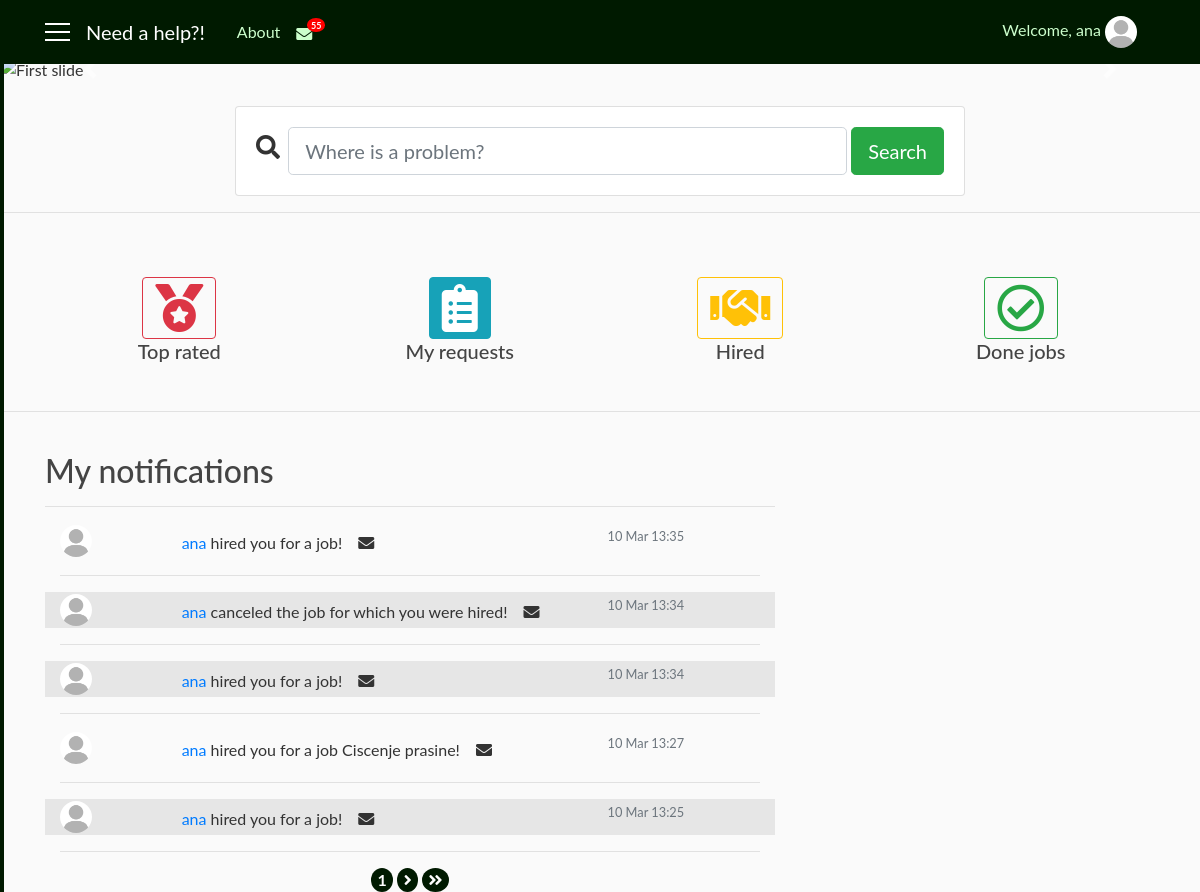
Page /notifications_repairman/3 (signed in) on the earlier database version.
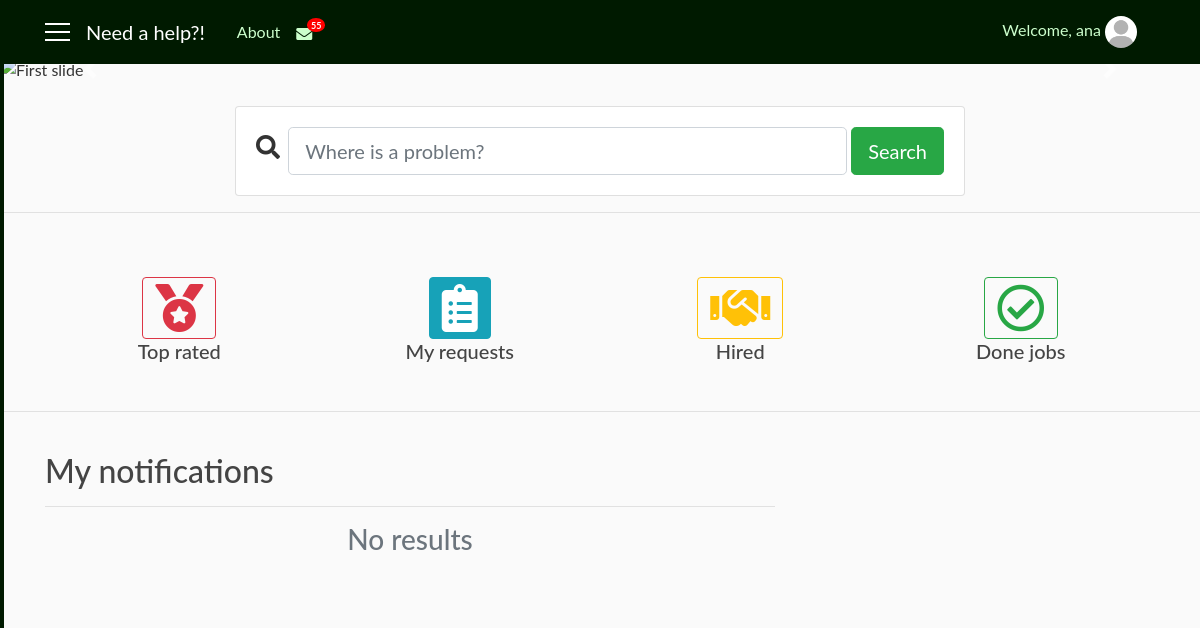
Same page on the later database version.
### user/models.py (models this page shows, shortened)
class RepairmanNotifications(models.Model):
    repairman = models.ForeignKey(User, on_delete=models.CASCADE)
    notification = models.CharField(max_length=1000)
    date = models.DateTimeField(auto_now_add=True)
    seen = models.BooleanField(default=False)
    remove = models.BooleanField(default=False)

### need_a_help_app/views.py (the view)
# urls.py: path('notifications_repairman/<int:pk>', views.NotificationsRepairmanListView.as_view(), name='notifications_repairman'),
class NotificationsRepairmanListView(LoginRequiredMixin, ListView):
    model = RepairmanNotifications
    template_name = 'need_a_help_app/notifications_repairman.html'
    context_object_name = 'notif'
    paginate_by = 5
    def get_queryset(self):
        user = get_object_or_404(User, pk=self.kwargs.get('pk'))
        return RepairmanNotifications.objects.filter(repairman=user).order_by('-date')
    def get_context_data(self, **kwargs):
        context_data = super(NotificationsRepairmanListView, self).get_context_data(**kwargs)
        users = User.objects.all()
        us = self.request.user
        not_r = RepairmanNotifications.objects.filter(repairman=us, remove=False).order_by('-date')
        not_rep = RepairmanNotifications.objects.filter(repairman=us, seen=False).count()
        context_data['us'] = users
        context_data['not_r'] = not_r
        context_data['not_rep'] = not_rep
        return context_data

### need_a_help_app/templates/need_a_help_app/notifications_repairman.html (shortened to what this page needs)
{% extends 'need_a_help_app/base.html' %}
{% block mess_client %}
        <span class="badge badge-notify-mess">55</span>
{% endblock %}
{% block content %}
   <h2 class="pt-4">My notifications</h2>
   <hr width="100%">
   {% if notif %}
        <div class='container'>
           {% for n in notif %}
                {% if not n.seen %}
                    <div class="row not_seen" onclick="location.href=&quot;{% url 'requests_repairman' user.id %}?not={{ n.id }}&quot;;">
                        {% autoescape off %}{{ n.notification }}{% endautoescape %}
                        <div class="col-sm-3 col-md-3 col-lg-3">
                            <small class="text-secondary text-muted">{{ n.date|date:'d M H:i' }}</small>
                        </div>
                    </div>
                {% else %}
                    <div class='row not_row' style='cursor: pointer;' onclick="location.href=&quot;{% url 'requests_repairman' user.id %}?not={{ n.id }}&quot;;">
                        {% autoescape off %}{{ n.notification }}{% endautoescape %}
                        <div class="col-sm-3 col-md-3 col-lg-3">
                            <small class="text-secondary text-muted">{{ n.date|date:'d M H:i' }}</small>
                        </div>
                    </div>
                {% endif %}
                <hr width=100%>
           {% endfor %}
        </div>
   {% else %}
    <h3 class="text-secondary text-muted" align="center">No results</h3>
   {% endif %}
   <div class="container" align="center">
        <div class="row">
            <div class="col-sm-12 col-md-12 col-lg-12 align-items-center justify-content" style="margin: auto">
                {% if is_paginated %}
                    {% for i in page_obj.paginator.page_range %}
                        {% if page_obj.number == i %}
                            <a href="?page={{ i }}"><span class="badge badge-pag">{{ i }}</span></a>
                        {% elif num > page_obj.number|add:'-3' and num < page_obj.number|add:'3' %}
                            <a href="?page={{ i }}"><span class="badge badge-pag">{{ i }}</span></a>
                        {% endif %}
                    {% endfor %}
                    {% if page_obj.has_next %}
                        <a href="?page={{ page_obj.next_page_number }}"><span class="badge badge-pag"><i class="fas fa-angle-right"></i></span></a>
                        <a href="?page={{ page_obj.paginator.num_pages }}"><span class="badge badge-pag"><i class="fas fa-angle-double-right"></i></span></a>
                    {% endif %}
                {% endif %}
            </div>
        </div>
   </div>
{% endblock %}

### need_a_help_app/templates/need_a_help_app/base.html (shortened to what this page needs)
{% load static %}
<!DOCTYPE html>
<html>
    <head>
        <link rel="stylesheet" href="https://maxcdn.bootstrapcdn.com/bootstrap/4.0.0/css/bootstrap.min.css">
        <link rel="stylesheet" href="https://use.fontawesome.com/releases/v5.7.2/css/all.css">
        <link rel="stylesheet" type="text/css" href="{% static 'need_a_help_app/style.css' %}">
    </head>
    <body>
      <div id="wrapper">
          {% if user.is_authenticated and user.profile.role == 'client' %}
            <div id="sidebar-wrapper">
                <ul class="sidebar-nav">
                    <div class="list-group pt-2 d-none d-sm-none d-md-block d-lg-block">
                      <a class="list-group-item sb" href="{% url 'main' %}">&nbsp; Home</a>
                      <a class="list-group-item sb" href="{% url 'inbox' user.id %}">&nbsp; Messages</a>
                      <a class="list-group-item sb" href="{% url 'notifications_client' user.id %}">&nbsp; My notifications</a>
                      <a class="list-group-item sb" href="{% url 'profile' user.id %}">&nbsp; Settings</a>
                      <a class="list-group-item sb" href="{% url 'favorites' %}">&nbsp; My favourites</a>
                    </div>
                </ul>
            </div>
          {% endif %}
          <header class="site-header">
            <nav class="navbar navbar-expand-md navbar-dark bg-steel fixed-top">
              <div class="container">
                {% if user.is_authenticated %}
                  <a href='#' id='menu-toggle'><div class='menu-icon'></div>
                                  <div class='menu-icon'></div>
                                  <div class='menu-icon'></div></a>
                  <a class="navbar-brand mr-4 ml-3" href="{% url 'main' %}">Need a help?!</a>
                {% else %}
                  <a class="navbar-brand mr-4" href="#">Need a help?!</a>
                  <button class="navbar-toggler" type="button" data-toggle="collapse" data-target="#navbarToggle" aria-controls="navbarToggle" aria-expanded="false" aria-label="Toggle navigation">
                    <span class="navbar-toggler-icon"></span>
                  </button>
                {% endif %}
                <div class="collapse navbar-collapse" id="navbarToggle">
                  <div class="navbar-nav mr-auto">
                    <a class="nav-item nav-link" href="{% url 'home' %}">About</a>
                    {% if user.is_authenticated %}
                      <div  class="collapse navbar-collapse hidden-xs">
                        <i class="nav-item nav-link fas fa-envelope mt-1"></i>
                        {% block mess_client %}{% endblock %}
                      </div>
                    {% else %}
                      <div class="d-sm-block d-md-none">
                        <a class="nav-item nav-link" href="{% url 'login' %}">Login</a>
                        <a class="nav-item nav-link" href="{% url 'register' %}">Register</a>
                      </div>
                    {% endif %}
                  </div>
                </div>
                  <div class="navbar-nav">
                    {% if user.is_authenticated %}
                      <div class="collapse navbar-collapse hidden-xs">
                          <span class="nav-item nav-link">Welcome, {{ user.username }}
                            <img class="rounded-circle navbar-img popOver" data-title="Logged in as {{ user.profile.role }}" data-content="
                                <a class='list-group-item sb' href='{% url 'info' user.id %}'><i class='fa fa-user fa-fw' aria-hidden='true'></i>&nbsp; My profile</a>
                                <a class='list-group-item sb' href='{% url 'logout' %}'><i class='fas fa-power-off'></i>&nbsp Logout</a>" data-placement="bottom" data-html="true" data-toggle="popover" data-container="body" data-trigger="click" src="{{ user.profile.photo.url }}">
                          </span>
                      </div>
                    {% else %}
                      <div class="collapse navbar-collapse">
                        <a class="nav-item nav-link" href="{% url 'login' %}">Login</a>
                        <a class="nav-item nav-link" href="{% url 'register' %}">Register</a>
                      </div>
                    {% endif %}
                  </div>
              </div>
            </nav>
          </header>
          <div id="page-content-wrapper">
            {% if user.is_authenticated and user.profile.role == 'client' %}
              {% block app_client %}
                <div id="carouselExampleIndicators" class="carousel slide" data-ride="carousel">
                  <ol class="carousel-indicators">
                  </ol>
                  <div class="carousel-inner">
                        <div class="carousel-item active">
                            <img class="slide-img" src="https://www.bing.com/th?id=OIP.GdOM_bEhNhmrmAG4XTVTiQHaE8&pid=Api" alt="First slide">
                        </div>
                  </div>
                  <a class="carousel-control-prev" href="#carouselExampleIndicators" role="button" data-slide="prev">
                    <span class="carousel-control-prev-icon" aria-hidden="true"></span>
                  </a>
                  <a class="carousel-control-next" href="#carouselExampleIndicators" role="button" data-slide="next">
                    <span class="carousel-control-next-icon" aria-hidden="true"></span>
                  </a>
                </div>
                <div class="container pt-4">
                    <div class="row justify-content-center">
                        <div class="col-12 col-md-10 col-lg-8">
                            <form class="card card-sm" action="{% url 'search' %}" method="GET">
                                <div class="card-body row no-gutters align-items-center">
                                    <div class="col-auto">
                                        <i class="fas fa-search h4 text-body"></i>&nbsp&nbsp
                                    </div>
                                    <div class="col">
                                        <input class="form-control form-control-lg form-control-borderless" name="q" type="text" placeholder="Where is a problem?">
                                    </div>
                                    <div class="col-auto">
                                        &nbsp<button class="btn btn-lg btn-success" type="submit">Search</button>
                                    </div>
                                </div>
                            </form>
                        </div>
                    </div>
                </div>
                <hr width="100%">
                <br/>
                <div class="container p-4">
                    <div class="row" align="center">
                        <div class="col-3 col-sm-3">
                            <a href="#" class="btn btn-outline-danger"><i class="fas fa-medal fa-3x"></i></a>
                        </div>
                        <div class="col-3 col-sm-3">
                            <a href="{% url 'requests_user' user.id %}" class="btn btn-info"><i class="fas fa-clipboard-list fa-3x"></i></a>
                        </div>
                        <div class="col-3 col-sm-3">
                            <a href="{% url 'hired_user' user.id %}" class="btn btn-outline-warning"><i class="fas fa-handshake fa-3x"></i></a>
                        </div>
                        <div class="col-3 col-sm-3">
                            <a href="#" class="btn btn-outline-success"><i class="far fa-check-circle fa-3x"></i></a>
                        </div>
                    </div>
                    <div class="row" align="center">
                        <div class="col-3 col-sm-3">
                            <h5>Top rated</h5>
                        </div>
                        <div class="col-3 col-sm-3">
                            <h5>My requests</h5>
                        </div>
                        <div class="col-3 col-sm-3">
                            <h5>Hired</h5>
                        </div>
                        <div class="col-3 col-sm-3">
                            <h5>Done jobs</h5>
                        </div>
                    </div>
                </div>
                <hr width="100%">
              {% endblock %}
            {% endif %}
            <main role="main" class="container">
              <div class="row">
                <div class="col-sm-8 col-md-8 col-lg-8">
                  {% block content %}{% endblock %}
                </div>
              </div>
            </main>
          </div>
    </div>
    </body>
</html>

### need_a_help_app/static/need_a_help_app/style.css (style rules this page uses)
body { background: #fafafa; color: #333333; margin-top: 56px; font-family: 'Lato'; }
h1, h2, h3, h4, h5, h6 { color: #444444; }
ul { margin: 0; }
.bg-steel { background-color: #001a00; }
.site-header .navbar-nav .nav-link { color: #ccffcc; }
.navbar-img { height: 32px; width: 32px; margin-right: 10px; }
.carousel-inner .slide-img { width: 100%; height:250px; z-index: 1; position: relative; }
.menu-icon { width: 25px; height: 2px; background-color: white; margin: 6px 0; }
.sidebar-nav { padding-left: 0px; color: black; }
#sidebar-wrapper { z-index: 1; position: fixed; width: 0; height: 100%; overflow-y: hidden; background-color: #001a00; border: 2px solid #001a00; }
#page-content-wrapper { width: 100%; position: static; padding: 0; }
.sb { background-color: #001a00; color: #ccffcc; opacity: 0.9; }
.badge-notify-mess { background: red; position: relative; color: white; border-radius: 50%; top: -7px; left: -13px; font-size: xx-small; }

Differences in the rows shown:
removed RepairmanNotifications: notification (placeholder picture), notification "ana hired you for a job!", date "10 Mar 13:35"
removed RepairmanNotifications: notification (placeholder picture), notification "ana canceled the job for which you were hired!", date "10 Mar 13:34"
removed RepairmanNotifications: notification (placeholder picture), notification "ana hired you for a job!", date "10 Mar 13:34"
removed RepairmanNotifications: notification (placeholder picture), notification "ana hired you for a job Ciscenje prasine!", date "10 Mar 13:27"
removed RepairmanNotifications: notification (placeholder picture), notification "ana hired you for a job!", date "10 Mar 13:25"
Other differences:
text now shown: "No results"
list line gone: "1"
